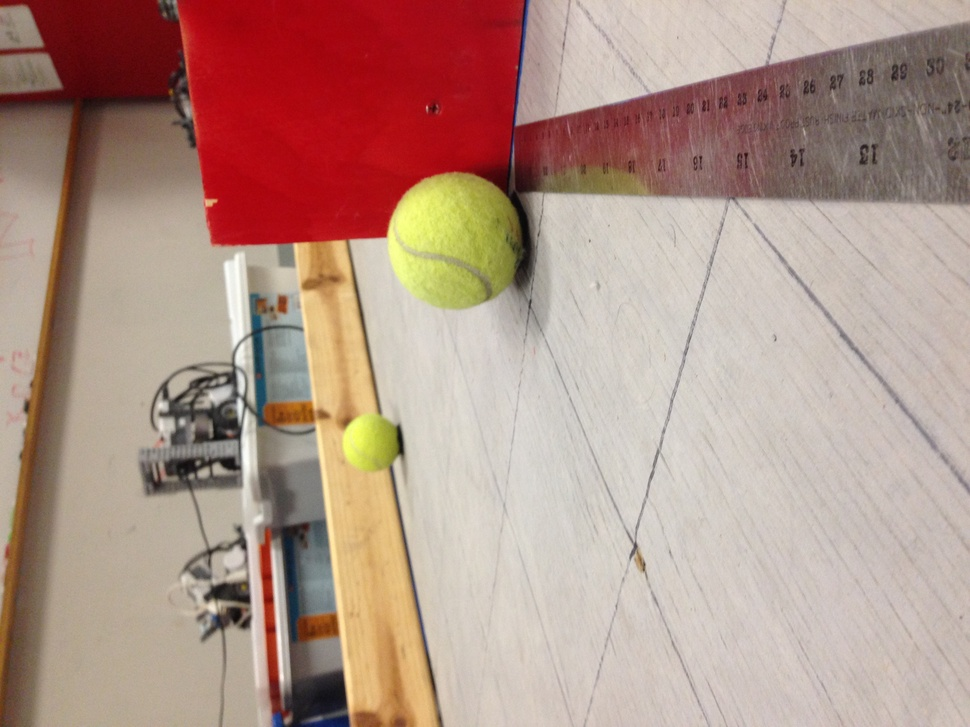
%> input picture ImagePipeline/photo 1.JPG, 970 x 727 px, shrunk from 3264 x 2448 before the run
$ octave --eval "result = thresholding('photo 1.JPG');"   (GNU Octave 9; MATLAB toolbox functions it lacks are replaced by stand-ins)
%> lines starting %> are read from the running program, lines starting %| are printed output that depends on the picture; in (x1, y1, x2, y2) boxes, pixels count from 0 and x2, y2 are one past the last pixel; in counts of white or black regions, pixels touching at a corner belong together; the program's own positions count from 1
function [ iB2 ] = thresholding( filename )
%> called with filename = 'photo 1.JPG'
%threshold the image to try to identify the pixels that make up the tennis
%balls in the image
    close all
    iB2 = imread(filename);
%> iB2 is the input picture: size 727x970x3 uint8; mean R, G, B 178.4, 148.1, 136.4

    h = fspecial('motion', 50, 45); %perform motion blur
    iB2 = imfilter(iB2, h);
    iB2 = rgb2hsv(iB2); %convert to hsv for better thresholding
%> iB2: size 727x970x3 double; mean H, S, V 0.201, 0.262, 0.686

    width = size(iB2, 1);
%> width = 727
    height = size(iB2, 2);
%> height = 970

    iB2(:,:,3) = (iB2(:,:,1) > .12) & (iB2(:,:,1) < .19) & (iB2(:,:,2) > .3);
%> iB2: size 727x970x3 double; mean H, S, V 0.201, 0.262, 0.0245
    iB2(:,:,1) = 0;
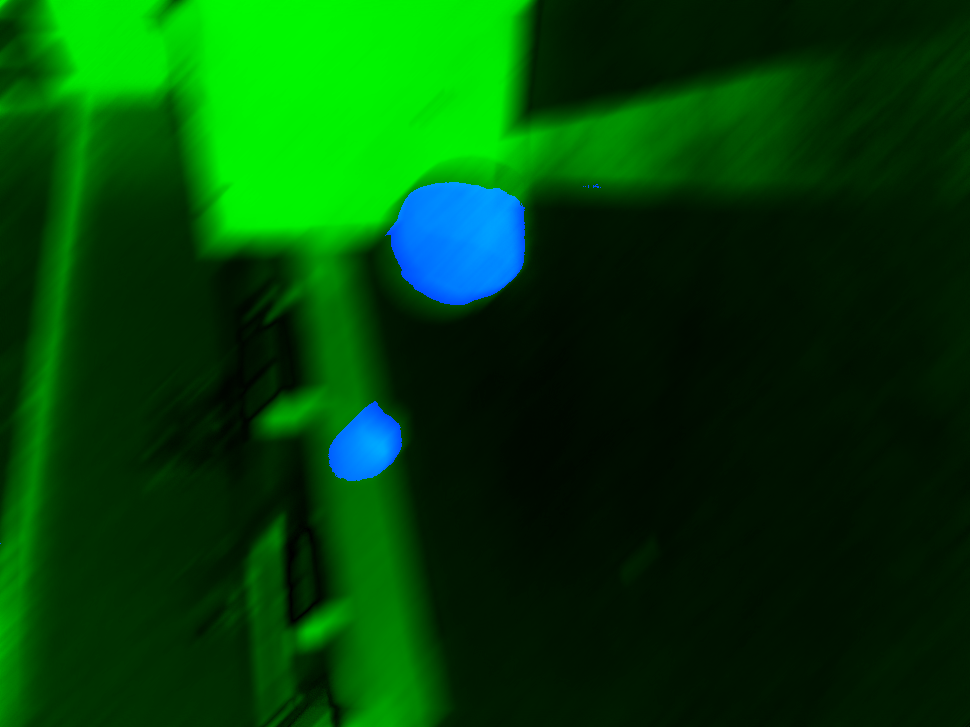
%> iB2: size 727x970x3 double; mean R, G, B 0, 0.262, 0.0245
    iB2(:,:,2) = 0;
    % [12 lines of commented-out code are left out]
    iB2 = hsv2rgb(iB2);
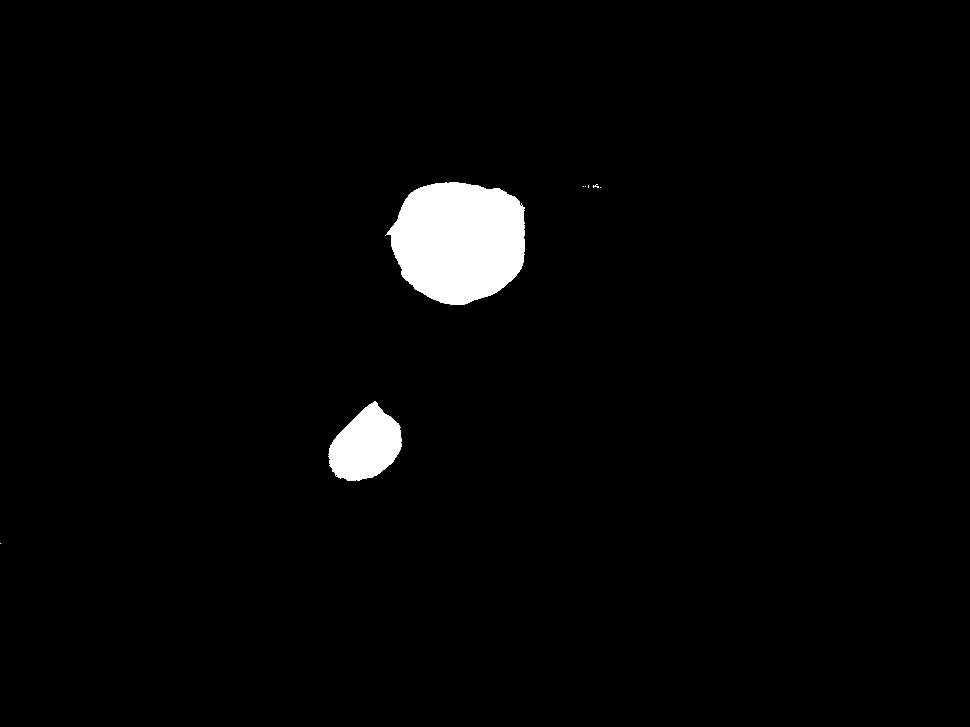
%> iB2: size 727x970x3 double; values 0 (black) and 1 (white), 2.5% white; 8 white regions (6 under 20 px), largest, box (x1, y1, x2, y2) and area: (385, 182, 525, 305) 13317, (328, 401, 402, 481) 3942


    se = strel('line',11,0);
    se2 = strel('line',11,90); %eroding and dilating masks to remove excess
                               %noise
    iB2 = imerode(iB2,se);
%> iB2: size 727x970x3 double; values 0 (black) and 1 (white), 2.2% white; 2 white regions, box (x1, y1, x2, y2) and area: (391, 183, 520, 305) 12074, (333, 406, 397, 480) 3156
    iB2 = imerode(iB2,se2);
%> iB2: size 727x970x3 double; values 0 (black) and 1 (white), 1.9% white; 2 white regions, box (x1, y1, x2, y2) and area: (396, 188, 520, 300) 10794, (334, 411, 396, 475) 2519
    iB2 = imerode(iB2,se);
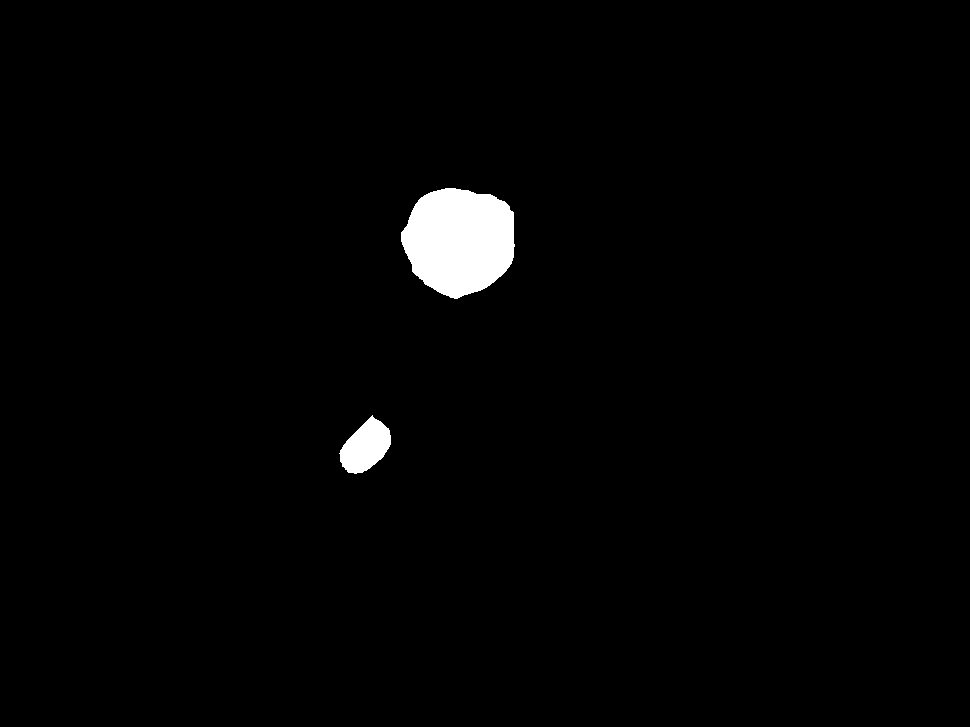
%> iB2: size 727x970x3 double; values 0 (black) and 1 (white), 1.6% white; 2 white regions, box (x1, y1, x2, y2) and area: (401, 188, 515, 299) 9679, (339, 415, 391, 474) 1900
    iB2 = imerode(iB2,se2);
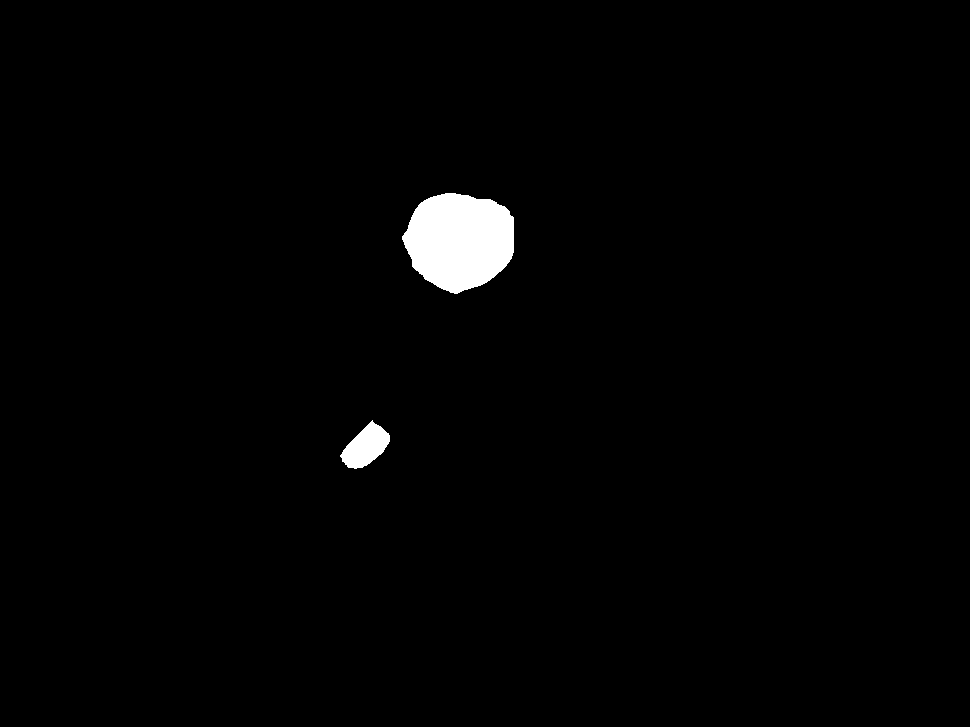
%> iB2: size 727x970x3 double; values 0 (black) and 1 (white), 1.4% white; 2 white regions, box (x1, y1, x2, y2) and area: (402, 193, 514, 294) 8546, (340, 420, 390, 469) 1389
    iB2 = imdilate(iB2,se);
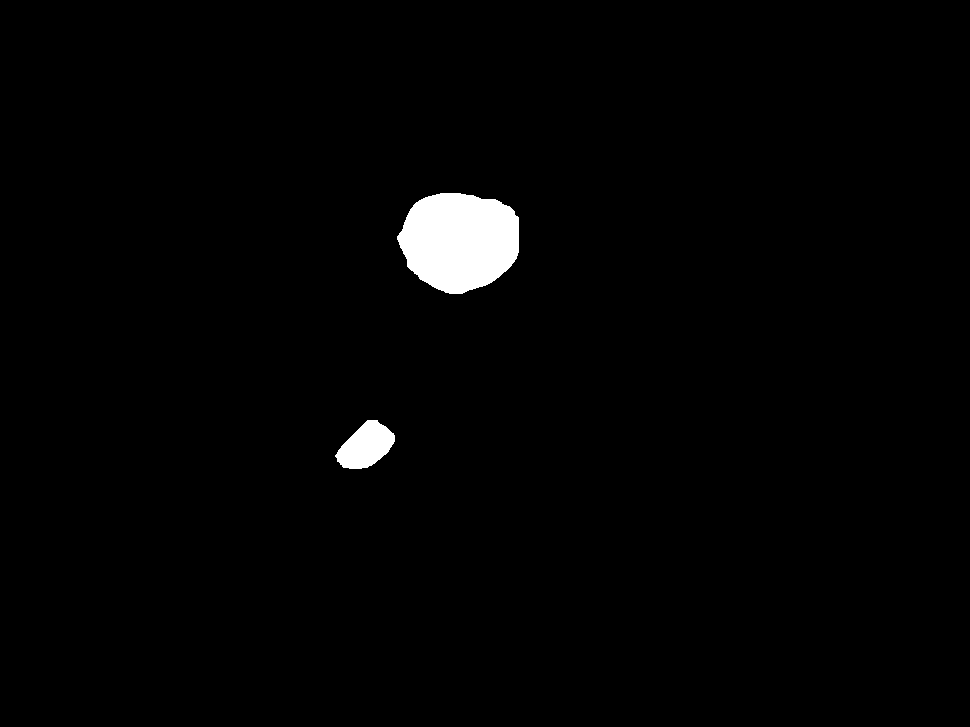
%> iB2: size 727x970x3 double; values 0 (black) and 1 (white), 1.6% white; 2 white regions, box (x1, y1, x2, y2) and area: (397, 193, 519, 294) 9556, (335, 420, 395, 469) 1879
    iB2 = imdilate(iB2, se2);
%> iB2: size 727x970x3 double; values 0 (black) and 1 (white), 1.9% white; 2 white regions, box (x1, y1, x2, y2) and area: (397, 188, 519, 299) 10776, (335, 415, 395, 474) 2479
    iB2 = imdilate(iB2,se);
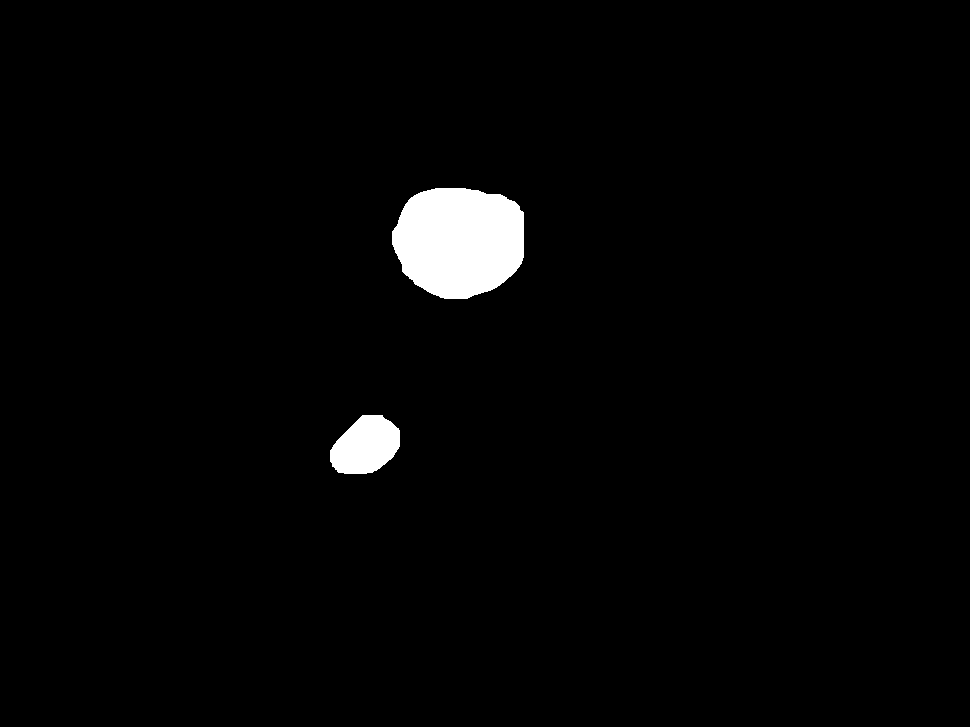
%> iB2: size 727x970x3 double; values 0 (black) and 1 (white), 2.1% white; 2 white regions, box (x1, y1, x2, y2) and area: (392, 188, 524, 299) 11886, (330, 415, 400, 474) 3069
    iB2 = imdilate(iB2, se2);
%> iB2: size 727x970x3 double; values 0 (black) and 1 (white), 2.4% white; 2 white regions, box (x1, y1, x2, y2) and area: (392, 183, 524, 304) 13206, (330, 410, 400, 479) 3769
    %perform erosion and dilation twice

end
